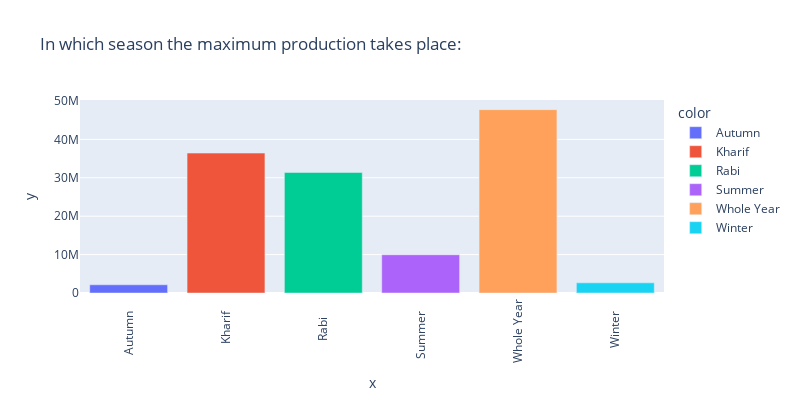

The notebook cell saved with this chart:
### Code cell
production = data.groupby(by="Season")['Production'].sum().values
seasons = data.groupby(by="Season")['Production'].sum().index

fig = px.bar(x=seasons, y=production, color=seasons, title="In which season the maximum production takes place:")

fig.update_layout(
    xaxis_tickangle=-90,
    xaxis_tickmode='linear',
    width=800,
    height=400
)

fig.show()

### Figure 1 — Plotly figure (JSON) as saved in the notebook; plotly's stock layout.template omitted (floating-point values rounded to 4 significant figures)
{"data": [{"hovertemplate": "color=Autumn     <br>x=%{x}<br>y=%{y}<extra></extra>", "legendgroup": "Autumn     ", "marker": {"color": "#636efa", "pattern": {"shape": ""}}, "name": "Autumn     ", "orientation": "v", "showlegend": true, "textposition": "auto", "type": "bar", "x": ["Autumn     "], "xaxis": "x", "y": [2134000.0], "yaxis": "y"}, {"hovertemplate": "color=Kharif     <br>x=%{x}<br>y=%{y}<extra></extra>", "legendgroup": "Kharif     ", "marker": {"color": "#EF553B", "pattern": {"shape": ""}}, "name": "Kharif     ", "orientation": "v", "showlegend": true, "textposition": "auto", "type": "bar", "x": ["Kharif     "], "xaxis": "x", "y": [36430000.0], "yaxis": "y"}, {"hovertemplate": "color=Rabi       <br>x=%{x}<br>y=%{y}<extra></extra>", "legendgroup": "Rabi       ", "marker": {"color": "#00cc96", "pattern": {"shape": ""}}, "name": "Rabi       ", "orientation": "v", "showlegend": true, "textposition": "auto", "type": "bar", "x": ["Rabi       "], "xaxis": "x", "y": [31390000.0], "yaxis": "y"}, {"hovertemplate": "color=Summer     <br>x=%{x}<br>y=%{y}<extra></extra>", "legendgroup": "Summer     ", "marker": {"color": "#ab63fa", "pattern": {"shape": ""}}, "name": "Summer     ", "orientation": "v", "showlegend": true, "textposition": "auto", "type": "bar", "x": ["Summer     "], "xaxis": "x", "y": [9954000.0], "yaxis": "y"}, {"hovertemplate": "color=Whole Year <br>x=%{x}<br>y=%{y}<extra></extra>", "legendgroup": "Whole Year ", "marker": {"color": "#FFA15A", "pattern": {"shape": ""}}, "name": "Whole Year ", "orientation": "v", "showlegend": true, "textposition": "auto", "type": "bar", "x": ["Whole Year "], "xaxis": "x", "y": [47740000.0], "yaxis": "y"}, {"hovertemplate": "color=Winter     <br>x=%{x}<br>y=%{y}<extra></extra>", "legendgroup": "Winter     ", "marker": {"color": "#19d3f3", "pattern": {"shape": ""}}, "name": "Winter     ", "orientation": "v", "showlegend": true, "textposition": "auto", "type": "bar", "x": ["Winter     "], "xaxis": "x", "y": [2649000.0], "yaxis": "y"}], "layout": {"barmode": "relative", "height": 400, "legend": {"title": {"text": "color"}, "tracegroupgap": 0}, "title": {"text": "In which season the maximum production takes place:"}, "width": 800, "xaxis": {"anchor": "y", "domain": [0, 1], "tickangle": -90, "tickmode": "linear", "title": {"text": "x"}}, "yaxis": {"anchor": "x", "domain": [0, 1], "title": {"text": "y"}}}}
